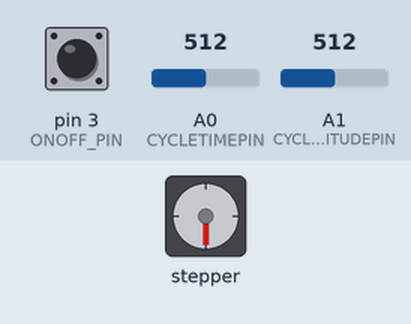
Recording of a sketch running on a simulated Arduino Uno, built with avr-gcc and run on an emulated ATmega328P. On the bench: stepper motor. The inputs (shaded band) are chosen by the test bench; at power-on: pin 3 (ONOFF_PIN) HIGH, A0 (CYCLETIMEPIN) = 512, A1 (CYCLEAMPLITUDEPIN) = 512. Stepper angles assume 100 steps per turn; what the sketch prints to the serial monitor is not drawn.

Above: at 6.2 s.
6.3 s: pin 3 (ONOFF_PIN) pulled LOW for 0.15 s
At 6.75 s:
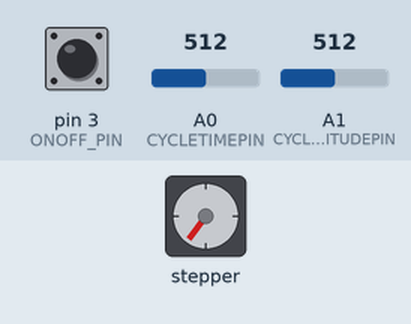
At 7.44 s:
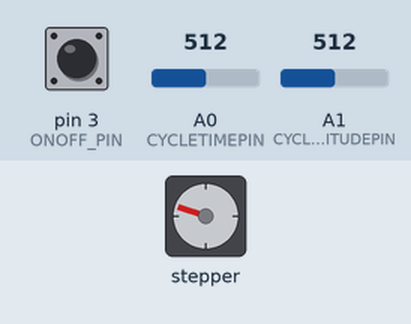
9.4 s: pin 3 (ONOFF_PIN) pulled LOW for 1 s
At 9.78 s:
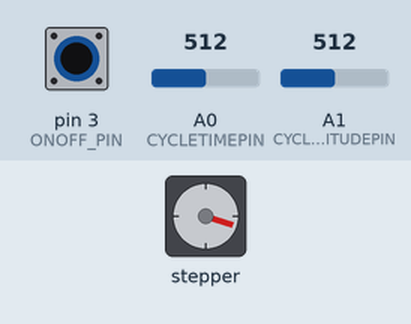
12.6 s: pin 3 (ONOFF_PIN) pulled LOW for 3.2 s
Timing chart, 0 to 19.9 s (numbered marks = the images above; inputs shaded):
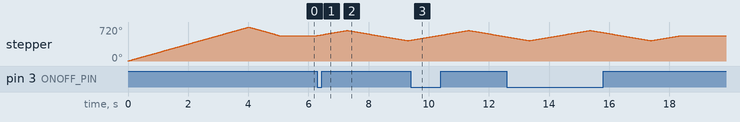

The sketch:

Tig-weld-pendler.ino
```cpp
/*
 *
 *
 *
 */


/*
 *
 * Kjøreplan

- Pendling ±90°

- Pendletid 0,5 – 3 sekunder fra -90° til +90°

- Starter i 0°, går ut til -90° og så fullt frem og tilbake

- Stopp så skal den fullføre pendling og returnere til null før den stopper.

- Kalibrering ut til -90° når strøm slås på
 */

#include "userinput.h"
#include <Stepper.h>


#define CENTER 0
#define STEPPS 100                  // Stepps from one end to the other
#define INITIAL_STEPPS (STEPPS * 2)
#define INITIAL_POSSTEP (-STEPPS/2) // From far left to the center, usually STEPPS/2


//#define DEBUG

Stepper stepper(STEPPS, 6, 4, 5, 7);

void setup()
{
  pinMode(ONOFF_PIN, INPUT_PULLUP);
  stepper.setSpeed(30); // Initial speed in rpms
  stepper.step(INITIAL_STEPPS); // Move to end stop
  stepper.step(INITIAL_POSSTEP); // Move back to center

  Serial.begin(9600);
  Serial.println("Initiated");
#ifndef DEBUG
  Serial.println("No debug info");
#endif
}

void loop()
{
  while(digitalRead(ONOFF_PIN))
    ; // Wait for go.

   stepper.setSpeed(rpms(amplitude(), periode_time()));
   run_cycle(num_of_steps(amplitude()));
#ifdef DEBUG
   Serial.println();
   Serial.println();
#endif
}


void test_run(void)
{
//stepper.setSpeed(120);
  stepper.step(STEPPS/2);
  delay(10);
  stepper.step(-STEPPS);
  delay(10);
  stepper.step(STEPPS/2);
  delay(1000);
}

void run_cycle(int steps)
{
  stepper.step(steps);
  delay(10);
  stepper.step(steps * -2);
  delay(10);
  stepper.step(steps);

}


/// Reads analouge input and returns the amplitude in the interval [0.2, 1.0]
float amplitude(void)
{
  float input;
  input = analogRead( CYCLEAMPLITUDEPIN);
  input = input / ANALOGMAX;
  if(input < 0.2)
    input = 0.2;

#ifdef DEBUG
  Serial.print("Amplitude: ");
  Serial.println(input);
#endif

  return(input);
}


/// Reads analouge input and returns the frequency in the interval [0.5, 3.0]
float periode_time(void)
{
  float input;
  input = analogRead( CYCLETIMEPIN);

#ifdef DEBUG
  Serial.print("Cycle time: ");
  Serial.println(0.5 + ( (2.5 * input) / ANALOGMAX ));
#endif

  return( 0.5 + ( (2.5 * input) / ANALOGMAX ));
}


/// Calculates the RPM of the stepper motor with the given amplitude and periode time.
int rpms(float amplitude, float periode)
{
  float rpms;
  int temp;
  rpms = amplitude * (1/periode) * 60.0;

#ifdef DEBUG
  Serial.print("rpms: ");
  Serial.println(rpms);
#endif

  if(rpms < 4.0)
    rpms = 4.0; // minimum value
  return((int) rpms);
}


/// Returns the number of steps from one end to the other with the given amplitude
int num_of_steps(float amplitude)
{
   float steps;
   steps = STEPPS; // Get STEPPS to float)
   steps = steps * amplitude * 0.5;

#ifdef DEBUG
   Serial.print("Number of steps: ");
   Serial.println(steps);
#endif

   return((int)steps);
}
```

userinput.h
```cpp
/*
 * Definitions for user inputs
 *
 *
 */


/*
 * En knapp, 3 posisjoner, 1: automatisk pendling ved start. 2: ingen pendling ved sveising. 3: starter pendling uten sveising (for å se hvordan pendlingen går)

- En knapp, 2 posisjoner, nødstopp/hovedbryter

- En knapp, 2 posisjoner med retur til senterposisjon. aktuator 1: høydejustering opp. 2: høydejustering ned.

- 1 stk potmeter 10kohm for å stille pendletid.

- 1 stk potmeter 10kohm for å stille pendlelengde.
- Pendling ±90°

- Pendletid 0,5 – 3 sekunder fra -90° til +90°
 */

#ifndef USERINPUT_H
#define USERINPUT_H

 // Analog input pins:

#define CYCLETIMEPIN A0
#define CYCLEAMPLITUDEPIN  A1

#define ANALOGMAX 840.0
#define ANALOGMIN 0.0

 // Limits

#define MINCYCLETIME 0.5
#define MAXCYCLETIME 3.0

#define MINCYCLELENGTH 5.0  // defines the treashold for stopping the cyclic movement
#define MAXCYCLELENGTH 90.0


// user input buttons
#define ONOFF_PIN   3  // Pull up on pin.

#endif
```

Measured:
- after the input at 6.3 s, stepper: turns 108° clockwise in 0.97 s, then 216° counter-clockwise in 2.0 s, then 7° clockwise in 0.03 s
